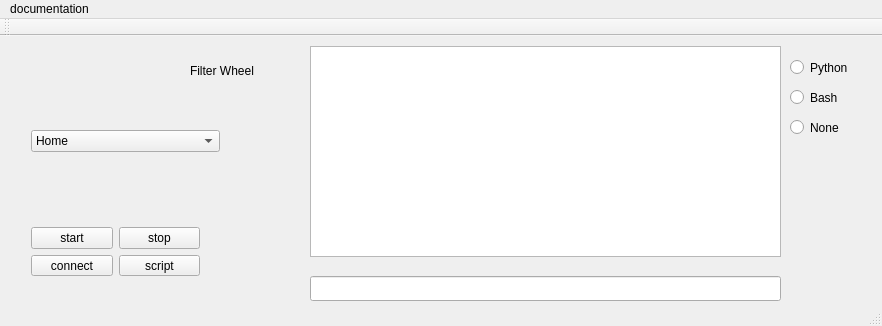
<?xml version="1.0" encoding="UTF-8"?>
<ui version="4.0">
 <class>MainWindow</class>
 <widget class="QMainWindow" name="MainWindow">
  <property name="geometry">
   <rect>
    <x>0</x>
    <y>0</y>
    <width>882</width>
    <height>326</height>
   </rect>
  </property>
  <property name="windowTitle">
   <string>MainWindow</string>
  </property>
  <widget class="QWidget" name="centralWidget">
   <widget class="QPlainTextEdit" name="output">
    <property name="geometry">
     <rect>
      <x>310</x>
      <y>10</y>
      <width>471</width>
      <height>211</height>
     </rect>
    </property>
   </widget>
   <widget class="QLineEdit" name="input">
    <property name="geometry">
     <rect>
      <x>310</x>
      <y>240</y>
      <width>471</width>
      <height>25</height>
     </rect>
    </property>
   </widget>
   <widget class="QRadioButton" name="rbtnPython">
    <property name="geometry">
     <rect>
      <x>790</x>
      <y>20</y>
      <width>112</width>
      <height>23</height>
     </rect>
    </property>
    <property name="text">
     <string>Python</string>
    </property>
   </widget>
   <widget class="QRadioButton" name="rbtnBash">
    <property name="geometry">
     <rect>
      <x>790</x>
      <y>50</y>
      <width>112</width>
      <height>23</height>
     </rect>
    </property>
    <property name="text">
     <string>Bash</string>
    </property>
   </widget>
   <widget class="QRadioButton" name="rbtnNone">
    <property name="geometry">
     <rect>
      <x>790</x>
      <y>80</y>
      <width>112</width>
      <height>23</height>
     </rect>
    </property>
    <property name="text">
     <string>None</string>
    </property>
   </widget>
   <widget class="QWidget" name="verticalLayoutWidget">
    <property name="geometry">
     <rect>
      <x>20</x>
      <y>180</y>
      <width>191</width>
      <height>71</height>
     </rect>
    </property>
    <layout class="QVBoxLayout" name="verticalLayout">
     <item>
      <layout class="QHBoxLayout" name="horizontalLayout">
       <item>
        <widget class="QPushButton" name="btnStart">
         <property name="text">
          <string>start</string>
         </property>
        </widget>
       </item>
       <item>
        <widget class="QPushButton" name="btnStop">
         <property name="text">
          <string>stop</string>
         </property>
        </widget>
       </item>
      </layout>
     </item>
     <item>
      <layout class="QHBoxLayout" name="horizontalLayout_2">
       <item>
        <widget class="QPushButton" name="btnConnect">
         <property name="text">
          <string>connect</string>
         </property>
        </widget>
       </item>
       <item>
        <widget class="QPushButton" name="btnScript">
         <property name="text">
          <string>script</string>
         </property>
        </widget>
       </item>
      </layout>
     </item>
    </layout>
   </widget>
   <widget class="QWidget" name="horizontalLayoutWidget_3">
    <property name="geometry">
     <rect>
      <x>20</x>
      <y>80</y>
      <width>211</width>
      <height>51</height>
     </rect>
    </property>
    <layout class="QHBoxLayout" name="horizontalLayout_3">
     <item>
      <widget class="QComboBox" name="cboxFilter">
       <item>
        <property name="text">
         <string>Home</string>
        </property>
       </item>
       <item>
        <property name="text">
         <string>position 1</string>
        </property>
       </item>
       <item>
        <property name="text">
         <string>position 2</string>
        </property>
       </item>
       <item>
        <property name="text">
         <string>position 3</string>
        </property>
       </item>
       <item>
        <property name="text">
         <string>position 4</string>
        </property>
       </item>
       <item>
        <property name="text">
         <string>position 5</string>
        </property>
       </item>
       <item>
        <property name="text">
         <string/>
        </property>
       </item>
      </widget>
     </item>
    </layout>
   </widget>
   <widget class="QLabel" name="label">
    <property name="geometry">
     <rect>
      <x>190</x>
      <y>10</y>
      <width>101</width>
      <height>49</height>
     </rect>
    </property>
    <property name="text">
     <string>Filter Wheel</string>
    </property>
   </widget>
  </widget>
  <widget class="QMenuBar" name="menuBar">
   <property name="geometry">
    <rect>
     <x>0</x>
     <y>0</y>
     <width>882</width>
     <height>19</height>
    </rect>
   </property>
   <widget class="QMenu" name="menudocumentation">
    <property name="title">
     <string>documentation</string>
    </property>
    <addaction name="actionTutorial"/>
   </widget>
   <addaction name="menudocumentation"/>
  </widget>
  <widget class="QToolBar" name="mainToolBar">
   <attribute name="toolBarArea">
    <enum>TopToolBarArea</enum>
   </attribute>
   <attribute name="toolBarBreak">
    <bool>false</bool>
   </attribute>
  </widget>
  <widget class="QStatusBar" name="statusBar"/>
  <action name="actionTutorial">
   <property name="text">
    <string>Tutorial</string>
   </property>
  </action>
 </widget>
 <layoutdefault spacing="6" margin="11"/>
 <resources/>
 <connections/>
</ui>
